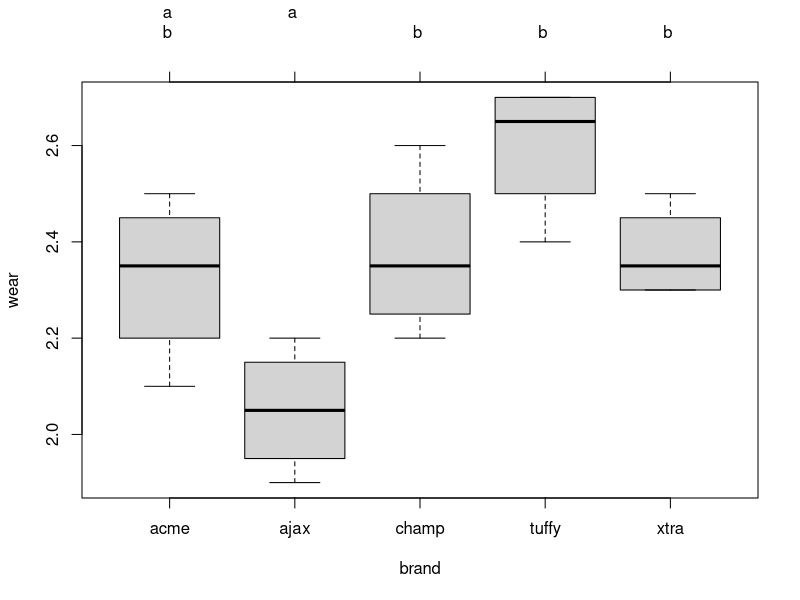
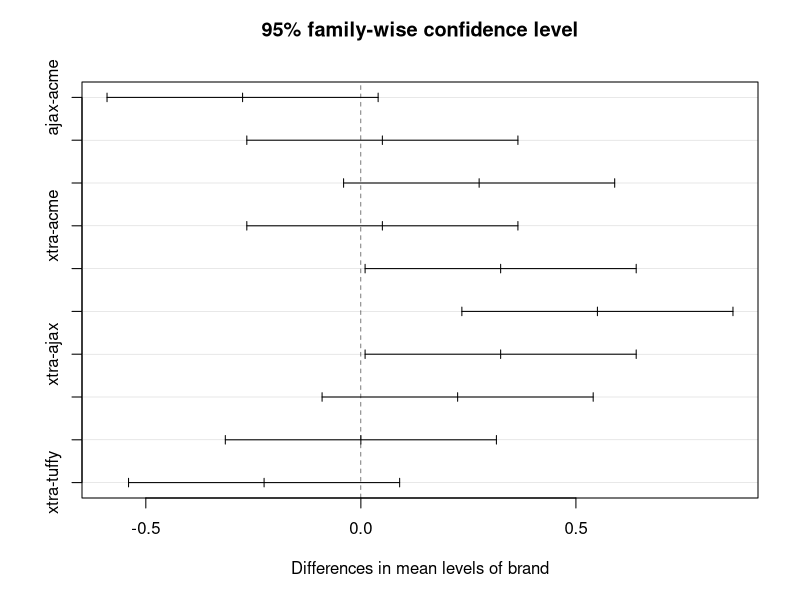

Here is the R script that generated these plots, in order:


#We will use the same data as for handout 2 when illustrating contrasts and multiple comparisons
library("readxl")
#We will also need the R package for performing multiple comparisons
library("multcomp")
setwd("~/filetopia/gdrive/alex/college/grad_math_classes/stat589_fa2021/hw/hw4")
h4.data = read_excel("handout2data.xlsx")
str(h4.data)

#Example 4.1 (refer back to Example 2.2 on comparing veneer brands)
brand = as.factor(na.omit(h4.data$brand))
wear = na.omit(h4.data$wear)

#Recall the ANOVA test for equal means. We want to investigate the relationship further.
aov.mod = aov(wear~brand)
summary(aov.mod)

#Here we are using glht to estimate a constrast defined as a comparison between the first 3 groups and the last 2 groups
con.test = glht(aov.mod, linfct = mcp( brand = c(2,2,2,-3,-3)))

#summary is used to display the test results, confint is used to display the interval estimate
summary(con.test)
confint(con.test)

#The code below is used to define a set of orthogonal contrasts
contrasts(brand) = cbind( c(2,2,2,-3,-3),
                          c(1,1,-2,0,0),
                          c(1,-1,0,0,0),
                          c(0,0,0,1,-1))

#We can check the defined contrasts for brand. Read down each column for the corresponding contrast.
brand

#We will re-fit the ANOVA model, now with our own contrasts defined as above
contr.mod = aov(wear~brand)

#We can get a decomposition of sum squares into specific effects
#The command split is used to specify the decompositon. 
summary(contr.mod,split = list(brand=list("us-f"=1,"a-c"=2,"ac-aj"=3,"t-x"=4)))

#We can also use glht to estimate the specific contrast effects
contr = glht(aov.mod, linfct = mcp( brand = rbind( c(2,2,2,-3,-3),
                                                   c(1,1,-2,0,0),
                                                   c(1,-1,0,0,0),
                                                   c(0,0,0,1,-1)) ))

#adjusted none indicates that we are not adjusting for multiple tests
#univariate_calpha indicates that we are not adjusting for multiple intervals (c in calpha stands for critical value)
summary(contr,test = adjusted("none"))
confint(contr,calpha = univariate_calpha())


#Using the same example, let's investigate some pairwise mulitple comparisons.
#Remember that Tukey is used to define pairwise comparisons, as the Tukey method is best suited for such comparions
comparisons.mod = glht(aov.mod, linfct = mcp( brand = "Tukey"))

#Fisher LSD tests, error probability controlled for each comparison
summary(comparisons.mod,test=univariate())

#Tukey pairwise tests, error probability controlled across all comparisons
summary(comparisons.mod)

#We can summarize the results for Fisher and Tukey with a compact letter display
cld(summary(comparisons.mod,test=univariate()))
cld(summary(comparisons.mod))

#We can also display the data as a boxplot, with the Tukey groupings 
plot(cld(summary(comparisons.mod)))


#We could also use the TukeyHSD command with the model defined through aov (rather than glht)
TukeyHSD(aov.mod)
#A plot of the interval estimates with the Tukey adjustment
plot(TukeyHSD(aov.mod))


#We can use the Tukey Q distribution to check the above calculations
#For example, t = 2.694, p-adj = .1021
t0 = 2.694
a = 5
n = 4
df = a*(n-1)
ptukey(sqrt(2)*t0,a,df,lower.tail=FALSE)

#Here are the calculations for the least significant differences (margin of errors) for Fisher and Tukey
mse = .02083

m_lsd = qt(.025,df,lower.tail = FALSE)*sqrt(2*mse/n)
m_lsd

m_tukey = qtukey(.05,a,df,lower.tail = FALSE)*sqrt(mse/n)
m_tukey

#Here is the calculation for Tukey comparison error rate
2*pt(qtukey(.05,a,df,lower.tail = FALSE)/sqrt(2),df,lower.tail = FALSE)

#Here is the calculation for Fisher family error rate
ptukey(qt(.025,df,lower.tail=FALSE)*sqrt(2),a,df,lower.tail = FALSE)
